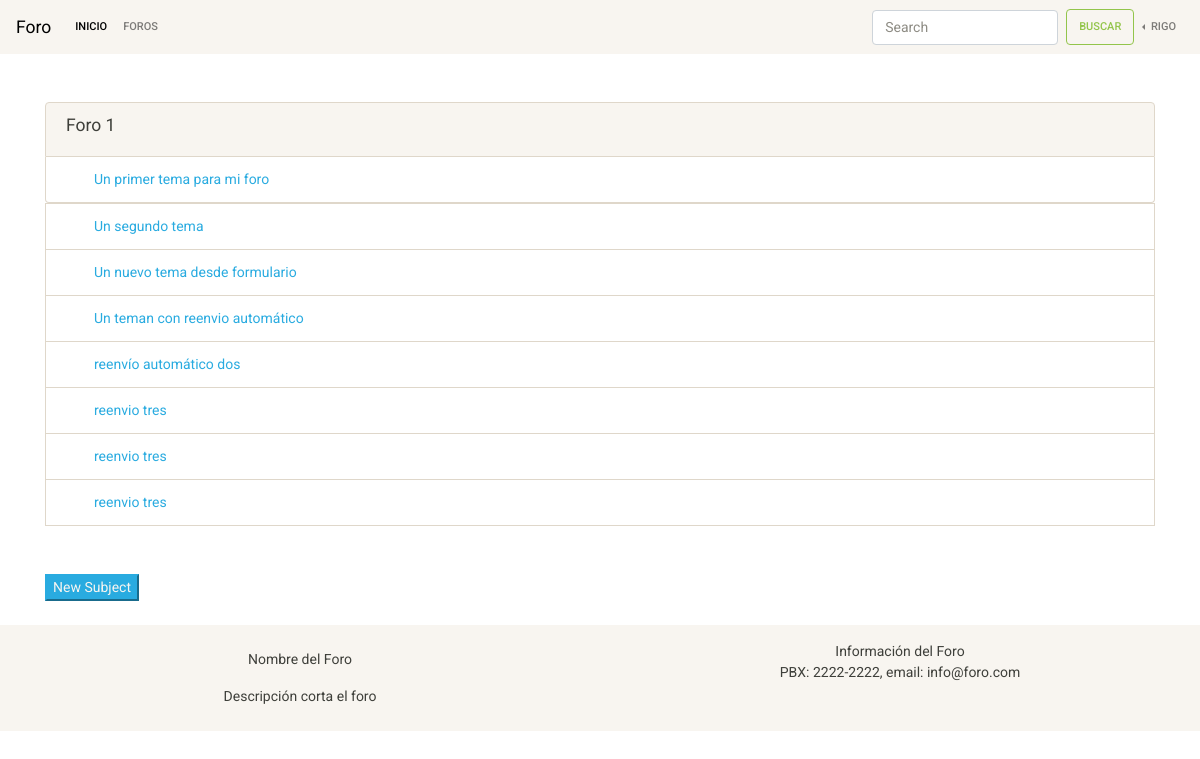
/forum/foro-1/ (signed in), run on the app's committed database.
### accounts/models.py (models this page shows)
class User(AbstractUser):
    is_moderator = models.BooleanField(_("moderator"), default=False)
    age = models.IntegerField(verbose_name=_("edad"), blank=False, null=False)

### apps/forum/models.py (models this page shows, shortened)
class Forum(models.Model):
    title = models.CharField(_("Title"), max_length=200150, unique=True)
    description = models.CharField(_("Description"), max_length=250)
    section = models.ForeignKey(Section, on_delete=models.CASCADE)
    slug = models.SlugField(max_length=50, unique=True)

class Subject(models.Model):
    author = models.ForeignKey(settings.AUTH_USER_MODEL, on_delete=models.CASCADE,)
    title = title = models.CharField(_("Title"), max_length=150)
    publish_date = models.DateTimeField(_("Date of publication"), auto_now_add=True)
    text = models.TextField(_("Text"),)
    forum = models.ForeignKey(Forum, on_delete=models.CASCADE)
    slug = models.SlugField(max_length=50, unique=True)
    def get_absolute_url(self):
        return reverse("subject_detail", kwargs={"slug": self.slug})

### apps/forum/views.py (the view)
# urls.py: path('<slug:slug>/', ForumsDetailView.as_view(), name='forums_detail'),
class ForumsDetailView(DetailView):
    model = Forum
    template_name = "forum/forums.html"

### apps/forum/templates/forum/forums.html (shortened to what this page needs)
{% extends 'base.html' %}
{% load i18n %}
{% block content %}
<div class="container">
  <div class="row">
    <div class="col-12">
      <ul class="list-group pt-5">
        <li class="list-group-item bg-light">
          <h5>{{ object.title }}</h5>
        </li>
        {% for subject in object.subject_set.all %}
        <li class="list-group-item pl-5"><a class="text-info"
            href="{{ subject.get_absolute_url }}">{{ subject.title }}</a></li>
      </ul>
      {% endfor %}
    </div>
  </div>
</div>
{% if user.is_authenticated %}
<div class="container">
  <div class="row">
    <div class="col-12 mt-5">
      <button class="btn-info"><a class="text-light"
          href="{% url 'create_subject' object.slug %}">{% trans 'New Subject' %}</a></button>
    </div>
  </div>
</div>
{% endif %}
{% endblock content %}

### templates/base.html (shortened to what this page needs)
{% load i18n %}
<!doctype html>
<html lang="en">
<head>
  <link href="https://stackpath.bootstrapcdn.com/bootswatch/4.4.1/sandstone/bootstrap.min.css" rel="stylesheet">
</head>
<body>
  <nav class="navbar navbar-expand-lg navbar-light bg-light">
    <a class="navbar-brand" href="{% url 'home' %}">{% trans "Forum" %}</a>
    <div class="collapse navbar-collapse" id="navbarSupportedContent">
      <ul class="navbar-nav mr-auto">
        <li class="nav-item active">
          <a class="nav-link" href="{% url 'home' %}">{% trans "Home" %}<span class="sr-only">(current)</span></a>
        </li>
        <li class="nav-item">
          <a class="nav-link" href="{% url 'forum' %}">{% trans "Forums" %}</a>
        </li>
      </ul>
      <form class="form-inline my-2 my-lg-0 ml-auto">
        <input class="form-control mr-sm-2" type="search" placeholder="Search" aria-label="Search">
        <button class="btn btn-outline-success my-2 my-sm-0" type="submit">{% trans "Search" %}</button>
      </form>
      {% if user.is_authenticated %}
      <ul class="navbar-nav">
        <li class="nav-item dropleft">
          <a class="nav-link dropdown-toggle" href="#" id="navbarDropdown" role="button" data-toggle="dropdown"
            aria-haspopup="true" aria-expanded="false">
            {{ user.username }}
          </a>
        </li>
      </ul>
      {% endif %}
    </div>
  </nav>
  {% block content %}{% endblock content %}
  <footer class="container-fluid bg-light">
    <div class="conteiner-fluid mt-4 mb-4 pb-2">
      <div class="row">
        <div class="col-12 col-md-6">
          <p class=" text-center mt-3 pt-2">{% trans "Forum name" %}</p>
          <p class="text-center">{% trans "Short forum description" %}</p>
        </div>
        <div class="col-12 col-md-6 ">
          <p class="modal-body text-center">{% trans "Forum Info" %}<br>
            PBX: 2222-2222, email: info@foro.com</p>
        </div>
      </div>
    </div>
  </footer>
</body>
</html>

### data on the page
User: username "RIGO"
Forum: title "Foro 1"
Subject: title "Un primer tema para mi foro"
Subject: title "Un segundo tema"
Subject: title "Un nuevo tema desde formulario"
Subject: title "Un teman con reenvio automático"
Subject: title "reenvío automático dos"
Subject: title "reenvio tres"
Subject: title "reenvio tres"
Subject: title "reenvio tres"
